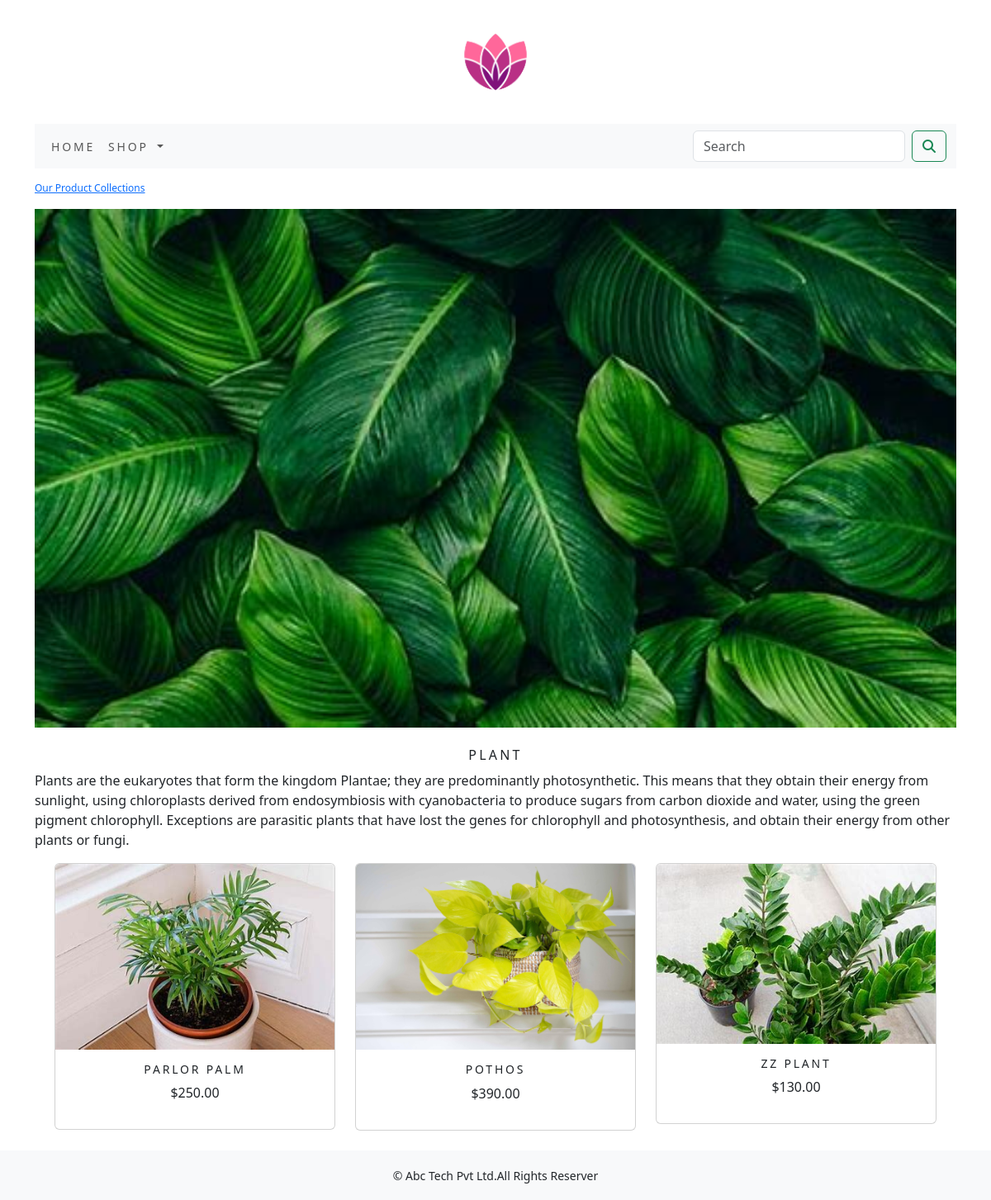
Screenshot of /eco1app/plant/ with the database file from the repository.
### eco1app/models.py (models this page shows, shortened)
class Category(models.Model):
    name=models.CharField(max_length=250,unique=True)
    slug=models.SlugField(max_length=250,unique=True)
    desc=models.TextField(blank=True)
    img=models.ImageField(upload_to='category',blank=True)
    class Meta:
        ordering=('name',)
        verbose_name='category'
        verbose_name_plural='categories'
    def get_url(self):
        return reverse('eco1app:products_by_category',args=[self.slug])

class Product(models.Model):
    name=models.CharField(max_length=250,unique=True)
    slug=models.SlugField(max_length=250,unique=True)
    desc=models.TextField(blank=True)
    price=models.DecimalField(max_digits=10,decimal_places=2)
    category=models.ForeignKey(Category,on_delete=models.CASCADE)
    img=models.ImageField(upload_to='product',blank=True)
    stock=models.IntegerField()
    available=models.BooleanField(default=True)
    created=models.DateTimeField(auto_now_add=True)
    updated=models.DateTimeField(auto_now=True)
    class Meta:
        ordering = ('name',)
        verbose_name = 'product'
        verbose_name_plural = ('products')
    def get_url(self):
        return reverse('eco1app:prodCatdetail',args=[self.category.slug,self.slug])

### eco1app/views.py (the view)
# urls.py: path('',views.allProdCat,name='allProdCat'),
def allProdCat(request,c_slug=None):
    c_page=None
    products_list=None
    if c_slug!=None:
        c_page=get_object_or_404(Category,slug=c_slug)
        products_list=Product.objects.all().filter(category=c_page,available=True)
    else:
        products_list=Product.objects.all().filter(available=True)
    paginator=Paginator(products_list,6)
    try:
        page=int(request.GET.get('page','1'))
    except:
        page=1
    try:
        products=paginator.page(page)
    except (EmptyPage,InvalidPage):
        products=paginator.page(paginator.num_pages)
    return render(request,'category.html',{'category':c_page,'products':products})

### cartapp/context_processors.py (called while the page is built)
def counter(request):
    item_count=0
    if 'admin' in request.path:
        return {}
    else:
        try:
            cart=Cart.objects.filter(cart_id=_cart_id(request))
            cart_items=cartitem.objects.all().filter(cart=cart[:1])
            for cart_item in cart_items:
                item_count += cart_item.quantity
        except Cart.DoesNotExist:
            item_count =0
    return dict(item_count=item_count)

### cartapp/views.py (called while the page is built)
def _cart_id(request):
    cart=request.session.session_key
    if not cart:
        cart=request.session.create()
    return cart

### eco1app/context_processors.py (called while the page is built)
def menu_links(request):
    links=Category.objects.all()
    return dict(links=links)

### templates/category.html (shortened to what this page needs)
{% extends 'base.html' %}
{% load static %}
{% block content %}
{% if category %}
<div>
    <div class="row my_row_class" >
        <div class="mx-auto">
        <p><a href="{%url 'eco1app:allProdCat' %}">Our Product Collections</a> </p>
    </div>
        </div>
</div>
    {% endif %}
<div class="mx-auto">
    {% if category %}
    <img class="my_image" src="{{category.img.url}}" alt="{{category.name}}">
</div>
<br>
<div>
    <h1 class="text-center my_title">{{category.name}}</h1>
    <p class="text-justify">{{category.desc}}</p>
</div>
{% endif %}
<div class="container">
    <div class="row mx-auto">
        {% for product in products.object_list %}
        <div class="my_bottom_margin col-9 col-sm-12 col-md-4 col-lg-4">
            <div class="card text-center" style="min-width:18rem;">
                <a href="{{product.get_url}}"><img class="card-img-top my_image" src="{{product.img.url}}" alt="{{product.name}}"></a>
            <div class="card-body">
                <h4>{{product.name}}</h4>
                <p>${{product.price}}</p>
            </div>
            </div>
        </div>
        {% endfor %}
    </div>
    <br>
</div>
{% endblock %}

### static/css/custom.css (style rules this page uses)
body { font-family: 'Roboto', sans-serif; }
.my_row_class { padding-top:15px; }
.my_row_class .mx-auto { color:#000; font-size:12px; }
.my_image { width:100%; height:auto; }
.my_title { font-size:16px; text-transform:uppercase; letter-spacing:.2em; }
.my_bottom_margin { margin--bottom:10px; }
.card-body h4 { font-size:14px; text-transform:uppercase; letter-spacing:.2em; }

### rows the page displays
Category: img (picture), name "PLANT", desc "Plants are the eukaryotes that form the kingdom Plantae; they are predominantly photosynthetic. This means that they obtain their energy from sunlight, using chloroplasts derived from endosymbiosis with cyanobacteria to produce sugars from carbon dioxide and water, using the green pigment chlorophyll. Exceptions are parasitic plants that have lost the genes for chlorophyll and photosynthesis, and obtain their energy from other plants or fungi."
Product: img (picture), name "PARLOR PALM", price "250.00"
Product: img (picture), name "POTHOS", price "390.00"
Product: img (picture), name "ZZ PLANT", price "130.00"
